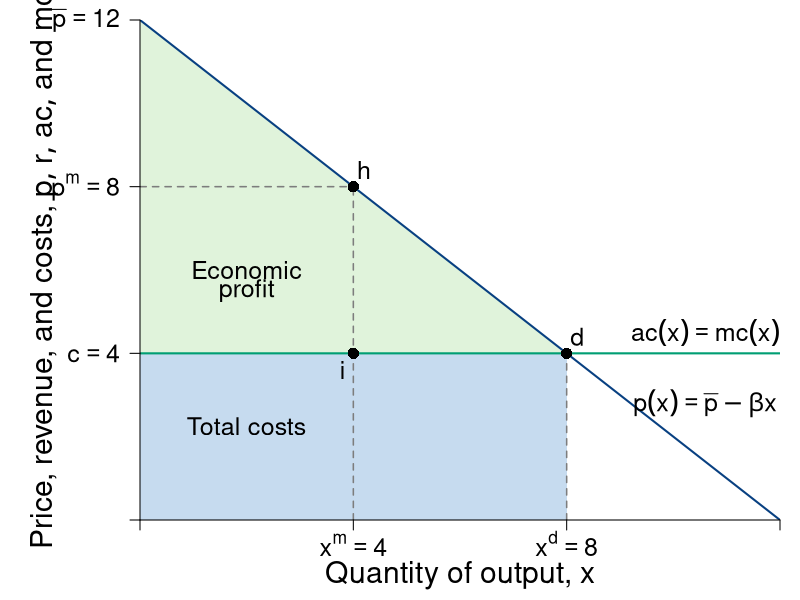

The R script that drew this image:
#Graph Designer: Simon Halliday
#Authors: Bowles, Foley and Halliday
#Title: Coordination, Conflict and Competition: A Text in Microeconomics

require(shape)
pdf(file = "competitionmarkets/monopolist_discriminating.pdf", width = 9, height = 7)

#Set parameters for graphics
pointsize <- 1.8
axislabelsize <- 1.8
labelsize <- 1.5
namesize <- 1.8
annotatesize <- 1.5
graphlinewidth <- 2
segmentlinewidth <- 1.5

COL <- c("#7fc97f", "#beaed4", "#fdc086", "#ffff99", "#386cb0", "#f0027f", "#bf5b17", "#666666")
COLA <- c("#e0f3db", "#99d8c9","#66c2a4","#41ae76", "#238b45", "#005824")
COLB <- c("#c6dbef", "#4eb3d3", "#2b8cbe", "#0868ac","#084081")
grays <- gray.colors(25, start = 1, end = 0)
CBCols <- c("#009E73","#0072B2","#E69F00","#CC79A7", "#F0E442")

#Edited the margins to cater for the larger LHS labels
par(mar =  c(4, 7, 1, 1))

AvgRevenue <- function(x, rmax = 12, xmax = 12){
  rmax - (rmax/xmax)*x
}

MRevenue <- function(x, rmax = 12, xmax = 12){
  rmax - 2*(rmax/xmax)*x
}

AvgCost <- function(x, c0 = 2, c1 = 4){
  c0/x + c1
}

xlims <- c(0, 12)
ylims <- c(0, 12)

npts <- 501 
x <- seq(xlims[1], xlims[2], length.out = npts)
y <- seq(ylims[1], ylims[2], length.out = npts) 
a <- c(13, 16.75, 19.25)

plot(0, 0, xlim = xlims, ylim = ylims, type = "n",
     xlab = expression(paste("")),
     ylab = expression(paste("")), 
     xaxt = "n", 
     yaxt = "n", 
     cex.lab = axislabelsize, 
     bty = "n",
     xaxs="i", 
     yaxs="i")

# ticksy <- seq(from = ylims[1], to = ylims[2], by = 1)
# ylabels <- seq(from = ylims[1], to = ylims[2], by = 1)
# ticksx <- seq(from = xlims[1], to = xlims[2], by = 1)
# xlabels <- seq(from = xlims[1], to = xlims[2], by = 1)
ticksy <- c(0, 4, AvgRevenue(x = 4), ylims[2])
ylabels <- c(NA, expression(paste(c == 4)), expression(paste(p^{m} == 8)), expression(paste(bar(p) == 12)))
ticksx <- c(0, 4, 8, xlims[2])
xlabels <- c(NA, expression(paste(x^{m} == 4)), expression(paste(x^{d} == 8)), NA)

npts <- 500 
xx1 <- seq(xlims[1], xlims[2], length.out = npts)
xx3 <- seq(2, 6, length.out = npts)

#Draw the polygon for profit
xpoly1 <- c(0, 8, 0, 0)
ypoly1 <- c(4, 4, 12, 4)
polygon(x = xpoly1, y = ypoly1, col=COLA[1], density=NULL, border = NA)

#Draw the polygon for costs
xpoly2 <- c(0, 8, 8, 0, 0)
ypoly2 <- c(0, 0, 4, 4, 0)
polygon(x = xpoly2, y = ypoly2, col=COLB[1], density=NULL, border = NA)

#lines(xx1, bcA(xx1, w = 10, p = 1.5), col = COLB[3], lwd = graphlinewidth)
lines(xx1, AvgRevenue(xx1, rmax = 12, xmax = 12), col = COLB[5], lwd = graphlinewidth)
#lines(xx1, MRevenue(xx1, rmax = 12, xmax = 12), col = COLB[4], lwd = graphlinewidth)
#lines(xx1, AvgCost(xx1, c0 = 2, c1 = 4), col = COLA[5], lwd = graphlinewidth)

#Label the axes
mtext(expression(paste("Quantity of output, ", x)), side=1, line = 2.7, cex = axislabelsize)
text(-1.8, 0.5*ylims[2], expression(paste("Price, revenue, and costs, ", list(p, r, ac,), "and ", mc)), xpd = TRUE, cex = axislabelsize, srt = 90) 

#Label curves
text(10.6, 4.5, expression(paste(ac(x) == mc(x))), cex = labelsize)
text(10.6, 2.8, expression(paste(p(x) == bar(p) - beta*x)), cex = labelsize)

#Labels cost and profit areas
text(2, 0.5*AvgCost(x = 4), expression("Total costs"), cex = labelsize)
text(2, 6, expression("Economic"), cex = labelsize)
text(2, 5.5, expression("profit"), cex = labelsize)

#Draw segments for total costs
segments(0, AvgRevenue(x = 4), 4, AvgRevenue(x = 4), lty = 2, col = grays[20] , lwd = segmentlinewidth)
segments(4, 0, 4, AvgRevenue(x = 4), lty = 2, col = grays[20] , lwd = segmentlinewidth)
segments(0, 4, xlims[2], 4, lty = 1, col = CBCols[1] , lwd = graphlinewidth)
segments(8, 0, 8, 4, lty = 2, col = grays[20] , lwd = segmentlinewidth)

#Label Points for comparison
points(4, MRevenue(x = 4), pch = 16, col = "black", cex = 1.5)
text(3.8, MRevenue(x = 4) - 0.4, expression(i), cex = labelsize)

points(8, AvgRevenue(x = 8), pch = 16, col = "black", cex = 1.5)
text(8.2, AvgRevenue(x = 8) + 0.4, expression(d), cex = labelsize)

points(4, AvgRevenue(x = 4), pch = 16, col = "black", cex = 1.5)
text(4.2, AvgRevenue(x = 4) + 0.4, expression(h), cex = labelsize)

#Arrow to mr = mc
#text(7.5, 9.5, expression(paste("Profit Maximum at")), cex = labelsize)
#text(7.5, 9, expression(paste(mr == mc)), cex = labelsize)
#Arrows(6.1, 9.2, 4.2, 4.3, col = "black", lty = 1, lwd = 2, arr.type = "triangle", arr.lwd = 0.5)

axis(1, at = ticksx, pos = 0, labels = xlabels, cex.axis = labelsize)
axis(2, at = ticksy, pos = 0, labels = ylabels, las = 1, cex.axis = labelsize)


dev.off()
